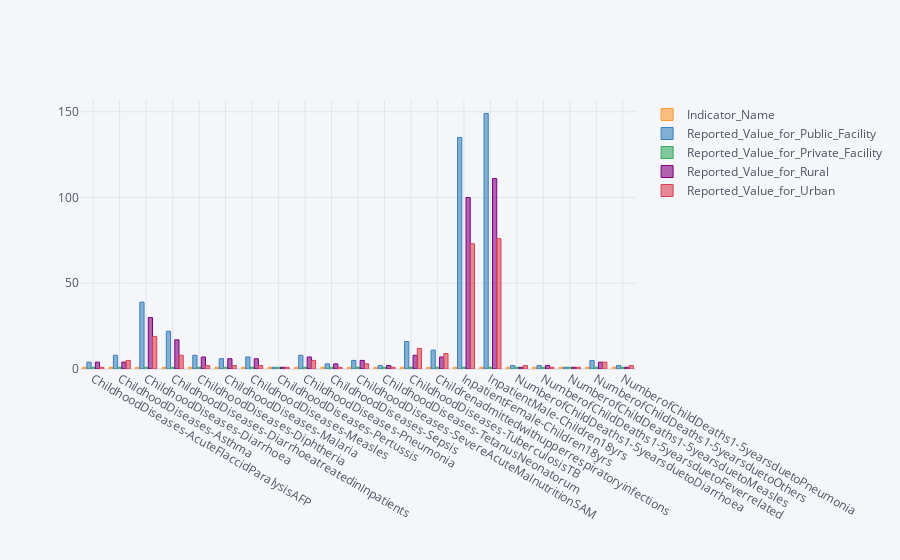

Here is the notebook cell this chart was saved with:
### Code cell
df_child.iplot(kind="bar",size=20)

### Figure 1 — Plotly figure (JSON) as saved in the notebook; plotly's stock layout.template omitted (floating-point values rounded to 4 significant figures)
{"data": [{"marker": {"color": "rgba(255, 153, 51, 0.6)", "line": {"color": "rgba(255, 153, 51, 1.0)", "width": 1}}, "name": "Indicator_Name", "orientation": "v", "text": "", "type": "bar", "x": ["ChildhoodDiseases-AcuteFlaccidParalysisAFP", "ChildhoodDiseases-Asthma", "ChildhoodDiseases-Diarrhoea", "ChildhoodDiseases-DiarrhoeatreatedinInpatients", "ChildhoodDiseases-Diphtheria", "ChildhoodDiseases-Malaria", "ChildhoodDiseases-Measles", "ChildhoodDiseases-Pertussis", "ChildhoodDiseases-Pneumonia", "ChildhoodDiseases-Sepsis", "ChildhoodDiseases-SevereAcuteMalnutritionSAM", "ChildhoodDiseases-TetanusNeonatorum", "ChildhoodDiseases-TuberculosisTB", "Childrenadmittedwithupperrespiratoryinfections", "InpatientFemale-Children18yrs", "InpatientMale-Children18yrs", "NumberofChildDeaths1-5yearsduetoDiarrhoea", "NumberofChildDeaths1-5yearsduetoFeverrelated", "NumberofChildDeaths1-5yearsduetoMeasles", "NumberofChildDeaths1-5yearsduetoOthers", "NumberofChildDeaths1-5yearsduetoPneumonia"], "y": [1, 1, 1, 1, 1, 1, 1, 1, 1, 1, 1, 1, 1, 1, 1, 1, 1, 1, 1, 1, 1]}, {"marker": {"color": "rgba(55, 128, 191, 0.6)", "line": {"color": "rgba(55, 128, 191, 1.0)", "width": 1}}, "name": "Reported_Value_for_Public_Facility", "orientation": "v", "text": "", "type": "bar", "x": ["ChildhoodDiseases-AcuteFlaccidParalysisAFP", "ChildhoodDiseases-Asthma", "ChildhoodDiseases-Diarrhoea", "ChildhoodDiseases-DiarrhoeatreatedinInpatients", "ChildhoodDiseases-Diphtheria", "ChildhoodDiseases-Malaria", "ChildhoodDiseases-Measles", "ChildhoodDiseases-Pertussis", "ChildhoodDiseases-Pneumonia", "ChildhoodDiseases-Sepsis", "ChildhoodDiseases-SevereAcuteMalnutritionSAM", "ChildhoodDiseases-TetanusNeonatorum", "ChildhoodDiseases-TuberculosisTB", "Childrenadmittedwithupperrespiratoryinfections", "InpatientFemale-Children18yrs", "InpatientMale-Children18yrs", "NumberofChildDeaths1-5yearsduetoDiarrhoea", "NumberofChildDeaths1-5yearsduetoFeverrelated", "NumberofChildDeaths1-5yearsduetoMeasles", "NumberofChildDeaths1-5yearsduetoOthers", "NumberofChildDeaths1-5yearsduetoPneumonia"], "y": [4, 8, 39, 22, 8, 6, 7, 1, 8, 3, 5, 2, 16, 11, 135, 149, 2, 2, 1, 5, 2]}, {"marker": {"color": "rgba(50, 171, 96, 0.6)", "line": {"color": "rgba(50, 171, 96, 1.0)", "width": 1}}, "name": "Reported_Value_for_Private_Facility", "orientation": "v", "text": "", "type": "bar", "x": ["ChildhoodDiseases-AcuteFlaccidParalysisAFP", "ChildhoodDiseases-Asthma", "ChildhoodDiseases-Diarrhoea", "ChildhoodDiseases-DiarrhoeatreatedinInpatients", "ChildhoodDiseases-Diphtheria", "ChildhoodDiseases-Malaria", "ChildhoodDiseases-Measles", "ChildhoodDiseases-Pertussis", "ChildhoodDiseases-Pneumonia", "ChildhoodDiseases-Sepsis", "ChildhoodDiseases-SevereAcuteMalnutritionSAM", "ChildhoodDiseases-TetanusNeonatorum", "ChildhoodDiseases-TuberculosisTB", "Childrenadmittedwithupperrespiratoryinfections", "InpatientFemale-Children18yrs", "InpatientMale-Children18yrs", "NumberofChildDeaths1-5yearsduetoDiarrhoea", "NumberofChildDeaths1-5yearsduetoFeverrelated", "NumberofChildDeaths1-5yearsduetoMeasles", "NumberofChildDeaths1-5yearsduetoOthers", "NumberofChildDeaths1-5yearsduetoPneumonia"], "y": [1, 1, 1, 1, 1, 1, 1, 1, 1, 1, 1, 1, 1, 1, 1, 1, 1, 1, 1, 1, 1]}, {"marker": {"color": "rgba(128, 0, 128, 0.6)", "line": {"color": "rgba(128, 0, 128, 1.0)", "width": 1}}, "name": "Reported_Value_for_Rural", "orientation": "v", "text": "", "type": "bar", "x": ["ChildhoodDiseases-AcuteFlaccidParalysisAFP", "ChildhoodDiseases-Asthma", "ChildhoodDiseases-Diarrhoea", "ChildhoodDiseases-DiarrhoeatreatedinInpatients", "ChildhoodDiseases-Diphtheria", "ChildhoodDiseases-Malaria", "ChildhoodDiseases-Measles", "ChildhoodDiseases-Pertussis", "ChildhoodDiseases-Pneumonia", "ChildhoodDiseases-Sepsis", "ChildhoodDiseases-SevereAcuteMalnutritionSAM", "ChildhoodDiseases-TetanusNeonatorum", "ChildhoodDiseases-TuberculosisTB", "Childrenadmittedwithupperrespiratoryinfections", "InpatientFemale-Children18yrs", "InpatientMale-Children18yrs", "NumberofChildDeaths1-5yearsduetoDiarrhoea", "NumberofChildDeaths1-5yearsduetoFeverrelated", "NumberofChildDeaths1-5yearsduetoMeasles", "NumberofChildDeaths1-5yearsduetoOthers", "NumberofChildDeaths1-5yearsduetoPneumonia"], "y": [4, 4, 30, 17, 7, 6, 6, 1, 7, 3, 5, 2, 8, 7, 100, 111, 1, 2, 1, 4, 1]}, {"marker": {"color": "rgba(219, 64, 82, 0.6)", "line": {"color": "rgba(219, 64, 82, 1.0)", "width": 1}}, "name": "Reported_Value_for_Urban", "orientation": "v", "text": "", "type": "bar", "x": ["ChildhoodDiseases-AcuteFlaccidParalysisAFP", "ChildhoodDiseases-Asthma", "ChildhoodDiseases-Diarrhoea", "ChildhoodDiseases-DiarrhoeatreatedinInpatients", "ChildhoodDiseases-Diphtheria", "ChildhoodDiseases-Malaria", "ChildhoodDiseases-Measles", "ChildhoodDiseases-Pertussis", "ChildhoodDiseases-Pneumonia", "ChildhoodDiseases-Sepsis", "ChildhoodDiseases-SevereAcuteMalnutritionSAM", "ChildhoodDiseases-TetanusNeonatorum", "ChildhoodDiseases-TuberculosisTB", "Childrenadmittedwithupperrespiratoryinfections", "InpatientFemale-Children18yrs", "InpatientMale-Children18yrs", "NumberofChildDeaths1-5yearsduetoDiarrhoea", "NumberofChildDeaths1-5yearsduetoFeverrelated", "NumberofChildDeaths1-5yearsduetoMeasles", "NumberofChildDeaths1-5yearsduetoOthers", "NumberofChildDeaths1-5yearsduetoPneumonia"], "y": [1, 5, 19, 8, 2, 2, 2, 1, 5, 1, 3, 1, 12, 9, 73, 76, 2, 1, 1, 4, 2]}], "layout": {"legend": {"bgcolor": "#F5F6F9", "font": {"color": "#4D5663"}}, "paper_bgcolor": "#F5F6F9", "plot_bgcolor": "#F5F6F9", "title": {"font": {"color": "#4D5663"}}, "xaxis": {"gridcolor": "#E1E5ED", "showgrid": true, "tickfont": {"color": "#4D5663"}, "title": {"font": {"color": "#4D5663"}, "text": ""}, "zerolinecolor": "#E1E5ED"}, "yaxis": {"gridcolor": "#E1E5ED", "showgrid": true, "tickfont": {"color": "#4D5663"}, "title": {"font": {"color": "#4D5663"}, "text": ""}, "zerolinecolor": "#E1E5ED"}}}
